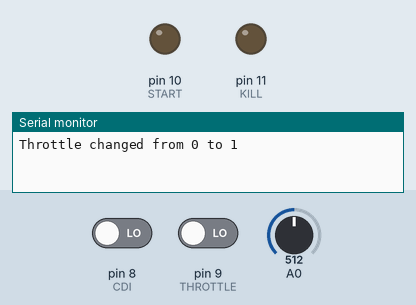
Recording of a sketch running on a simulated Arduino Uno, built with avr-gcc and run on an emulated ATmega328P. Parts: output pins drawn as LEDs (lit = HIGH), the last lines printed to the serial monitor. Dashed ring = blinking. Inputs (shaded band) come from the test bench; at power-on: A0 = 512, pin 8 (CDI) LOW, pin 9 (THROTTLE) LOW.

Above: at 1.2 s.
1.3 s: A0 set to 989
2.8 s: A0 set to 1016
At 3.09 s:
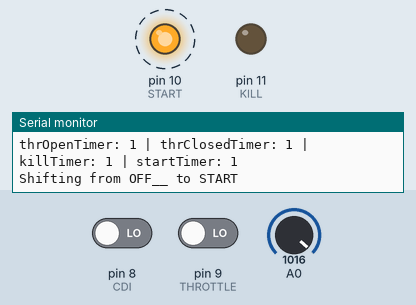
5.8 s: pin 8 (CDI) driven HIGH
At 6.3 s:
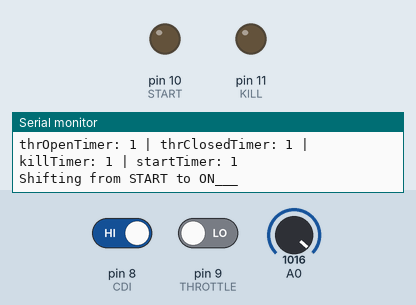
7.5 s: pin 9 (THROTTLE) driven HIGH
At 8.1 s:
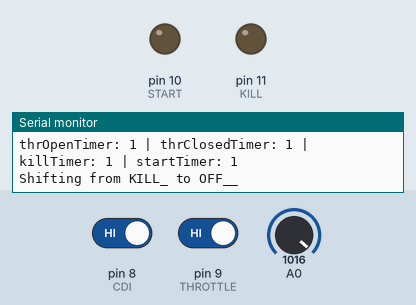
9.1 s: pin 8 (CDI) driven LOW and pin 9 (THROTTLE) driven LOW
At 9.42 s:
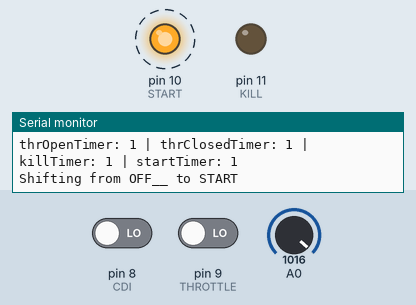
12.1 s: A0 set to 900
At 13.1 s:
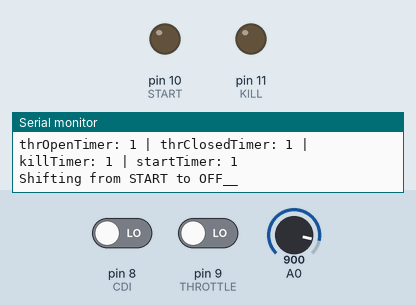
Timing chart, 0 to 14.6 s (numbered marks = the images above; inputs shaded):
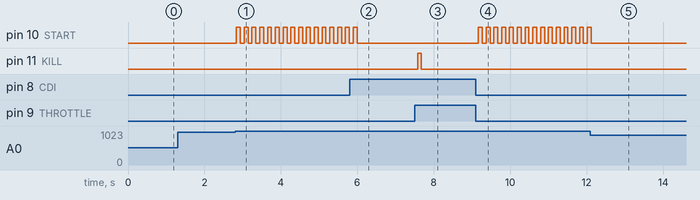

Measured:
- the behaviour switches between 1006 and 1007 on A0 (found by bisection; images 0 and 1)
- after the input at 1.3 s, every drawn part: stays the same
- after the input at 2.8 s, pin 10 (START): alternates HIGH for 0.10 s and LOW for 0.10 s, starting at once
- after the input at 5.8 s, pin 10 (START): goes on until 6.0 s, then stays LOW
- after the input at 7.5 s, pin 11 (KILL): LOW → HIGH after 0.08 s, → LOW 0.10 s later
- after the input at 9.1 s, pin 10 (START): alternates HIGH for 0.10 s and LOW for 0.10 s, starting after 0.07 s
- after the input at 12.1 s, pin 10 (START): goes on until 12.1 s, then stays LOW

The sketch:

start_stop1.ino
```cpp
#define START 10
#define KILL 11
#define THROTTLE 9
#define CDI 8
#define MAX_SPEED 120
#define SPEED_THRESHOLD 2
#define THROTTLE_OPEN_DURATION 20
#define THROTTLE_CLOSED_DURATION 40
#define START_DURATION 30
#define KILL_DURATION 10
#define START_STATE "START"
#define KILL_STATE "KILL_"
#define ON_STATE "ON___"
#define OFF_STATE "OFF__"

double raw2vel( int signal ) {
  return ( 1 - signal / 1024.0 ) * MAX_SPEED;
}

unsigned long timeElapsed( unsigned long start ) {
	return millis() - start;
}

void setup() {
  Serial.begin(9600);
  pinMode(START, OUTPUT);
  pinMode(KILL, OUTPUT);
  pinMode(THROTTLE, INPUT);
  pinMode(CDI, INPUT);
  pinMode(A0, INPUT);
  digitalWrite(START, LOW);
  digitalWrite(KILL, LOW);
}

unsigned long startTimer = 0;
unsigned long throttleTimer = 0;
unsigned long killTimer = 0;
unsigned long prevThrottleState = LOW;
char * prev_state = OFF_STATE;
char * state = OFF_STATE;

void loop() {

  delay(3);

  // long speed = raw2vel( analogRead(A0) );
  // long throttle = raw2vel( analogRead(A1) );
  double speed = raw2vel( analogRead(A0) );
  // double speed = analogRead(A0) ;
  int throttle = HIGH - digitalRead(THROTTLE);
  int cdi = digitalRead(CDI);
  // char * state;

  // Serial.print( "Speed: " );
  // Serial.print( speed );
  // Serial.print( " ; CDI: " );
  // Serial.print( cdi );
  // Serial.print( " ; Throttle: ");
  // Serial.println( throttle );

  // Update timers

  if ( prevThrottleState != throttle ) {  // reset throttle state

	  Serial.print("Throttle changed from ");
	  Serial.print( prevThrottleState );
	  Serial.print(" to ");
	  Serial.println( throttle );
	  prevThrottleState = throttle;
	  throttleTimer = millis();
  }

  // change state

  bool throttleOpenTimeElapsed = timeElapsed(throttleTimer) >= THROTTLE_OPEN_DURATION ;
  bool throttleClosedTimeElapsed = timeElapsed(throttleTimer) >= THROTTLE_CLOSED_DURATION ;
  bool startTimeElapsed = timeElapsed(startTimer) >= START_DURATION ;
  bool killTimeElapsed = timeElapsed(killTimer) >= KILL_DURATION ;

  if ( prev_state == OFF_STATE && speed < SPEED_THRESHOLD && throttle == HIGH && throttleOpenTimeElapsed ) {
	  state = START_STATE;
	  startTimer = millis();
  }

  else if ( prev_state == START_STATE && cdi == HIGH && startTimeElapsed ) {
	  state = ON_STATE;
  }

  else if ( prev_state == START_STATE && cdi == LOW && startTimeElapsed ) {
	  state = OFF_STATE;
  }

  else if ( prev_state == ON_STATE && speed < SPEED_THRESHOLD && throttle == LOW && throttleClosedTimeElapsed ) {
	  state = KILL_STATE;
	  killTimer = millis();
  }

  else if ( prev_state == KILL_STATE && killTimeElapsed ) {
	  state = OFF_STATE;
  }

  // execute state change

  if ( state == prev_state ) {
	  return;
  }

  Serial.print( "thrOpenTimer: " );
  Serial.print( throttleOpenTimeElapsed );
  Serial.print( " | thrClosedTimer: " );
  Serial.print( throttleClosedTimeElapsed );
  Serial.print( " | killTimer: " );
  Serial.print( killTimeElapsed );
  Serial.print( " | startTimer: " );
  Serial.println( startTimeElapsed );

  Serial.print("Shifting from ");
  Serial.print( prev_state );
  Serial.print( " to " );
  Serial.println( state );

  if ( state == OFF_STATE || state == ON_STATE ) {

	  digitalWrite( START, LOW );
	  digitalWrite( KILL, LOW );
  }

  else if ( state == START_STATE ) {
	  digitalWrite( START, HIGH );
	  digitalWrite( KILL, LOW );
  }

  else if ( state == KILL_STATE ) {
	  digitalWrite( START, LOW );
	  digitalWrite( KILL, HIGH );
  }

  prev_state = state;

  delay(3); // Delay a little bit to improve simulation performance
}
```

logic.c
```cpp
#define START 10
#define KILL 11
#define THROTTLE 9
#define CDI 8
#define MAX_SPEED 120
#define SPEED_THRESHOLD 2
#define THROTTLE_OPEN_DURATION 2000
#define THROTTLE_CLOSED_DURATION 4000
#define START_DURATION 3000
#define KILL_DURATION 1000
#define START_STATE "START"
#define KILL_STATE "KILL_"
#define ON_STATE "ON___"
#define OFF_STATE "OFF__"

double raw2vel( int signal ) {
  return ( 1 - signal / 1024.0 ) * MAX_SPEED;
}

unsigned long timeElapsed( unsigned long start ) {
	return millis() - start;
}

void setup() {
  Serial.begin(9600);
  pinMode(START, OUTPUT);
  pinMode(KILL, OUTPUT);
  pinMode(THROTTLE, INPUT);
  pinMode(CDI, INPUT);
  pinMode(A0, INPUT);
  digitalWrite(START, LOW);
  digitalWrite(KILL, LOW);
}

unsigned long startTimer = 0;
unsigned long throttleTimer = 0;
unsigned long killTimer = 0;
unsigned long prevThrottleState = LOW;
char * prev_state = OFF_STATE;
char * state = OFF_STATE;

void loop() {

  delay(3);

  // long speed = raw2vel( analogRead(A0) );
  // long throttle = raw2vel( analogRead(A1) );
  double speed = raw2vel( analogRead(A0) );
  // double speed = analogRead(A0) ;
  int throttle = HIGH - digitalRead(THROTTLE);
  int cdi = digitalRead(CDI);
  // char * state;

  // Serial.print( "Speed: " );
  // Serial.print( speed );
  // Serial.print( " ; CDI: " );
  // Serial.print( cdi );
  // Serial.print( " ; Throttle: ");
  // Serial.println( throttle );

  // Update timers

  if ( prevThrottleState != throttle ) {  // reset throttle state

	  Serial.print("Throttle changed from ");
	  Serial.print( prevThrottleState );
	  Serial.print(" to ");
	  Serial.println( throttle );
	  prevThrottleState = throttle;
	  throttleTimer = millis();
  }

  // change state

  bool throttleOpenTimeElapsed = timeElapsed(throttleTimer) >= THROTTLE_OPEN_DURATION ;
  bool throttleClosedTimeElapsed = timeElapsed(throttleTimer) >= THROTTLE_CLOSED_DURATION ;
  bool startTimeElapsed = timeElapsed(startTimer) >= START_DURATION ;
  bool killTimeElapsed = timeElapsed(killTimer) >= KILL_DURATION ;

  if ( prev_state == OFF_STATE && speed < SPEED_THRESHOLD && throttle == HIGH && throttleOpenTimeElapsed ) {
	  state = START_STATE;
	  startTimer = millis();
  }

  else if ( prev_state == START_STATE && cdi == HIGH && startTimeElapsed ) {
	  state = ON_STATE;
  }

  else if ( state == START_STATE && cdi == LOW && startTimeElapsed ) {
	  state = OFF_STATE;
  }

  else if ( prev_state == ON_STATE && speed < SPEED_THRESHOLD && throttle == LOW && throttleClosedTimeElapsed ) {
	  state = KILL_STATE;
	  killTimer = millis();
  }

  else if ( prev_state == KILL_STATE && killTimeElapsed ) {
	  state = OFF_STATE;
  }

  // execute state change

  if ( state == prev_state ) {
	  return;
  }

  Serial.print( "thrOpenTimer: " );
  Serial.print( throttleOpenTimeElapsed );
  Serial.print( " | thrClosedTimer: " );
  Serial.print( throttleClosedTimeElapsed );
  Serial.print( " | killTimer: " );
  Serial.print( killTimeElapsed );
  Serial.print( " | startTimer: " );
  Serial.println( startTimeElapsed );

  Serial.print("Shifting from ");
  Serial.print( prev_state );
  Serial.print( " to " );
  Serial.println( state );

  if ( state == OFF_STATE || state == ON_STATE ) {

	  digitalWrite( START, LOW );
	  digitalWrite( KILL, LOW );
  }

  else if ( state == START_STATE ) {
	  digitalWrite( START, HIGH );
	  digitalWrite( KILL, LOW );
  }

  else if ( state == KILL_STATE ) {
	  digitalWrite( START, LOW );
	  digitalWrite( KILL, HIGH );
  }

  prev_state = state;

  delay(3); // Delay a little bit to improve simulation performance
}
```

logic_v2.c
```cpp
#define REVIVE 10
#define KILL 11
#define THROTTLE 9
#define CDI 8
#define MAX_SPEED 120
#define SPEED_THRESHOLD 2
#define THROTTLE_OPEN_DURATION 2000
#define THROTTLE_CLOSED_DURATION 4000
#define REVIVE_DURATION 3000
#define KILL_DURATION 1000
#define REVIVE_STATE "REVV"
#define KILL_STATE "KILL_"
#define ON_STATE "ON__"
#define OFF_STATE "OFF_"

double raw2vel( int signal ) {
  return ( 1 - signal / 1024.0 ) * MAX_SPEED;
}

unsigned long timeElapsed( unsigned long start ) {
	return millis() - start;
}

void setup() {
  Serial.begin(9600);

  pinMode(REVIVE, OUTPUT);
  pinMode(KILL, OUTPUT);

  pinMode(THROTTLE, INPUT);
  pinMode(CDI, INPUT);
  pinMode(A0, INPUT);

  digitalWrite(REVIVE, LOW);
  digitalWrite(KILL, LOW);
}

unsigned long startTimer = 0;
unsigned long throttleTimer = 0;
unsigned long killTimer = 0;
unsigned long prevThrottleState = LOW;
char * prev_state = OFF_STATE;
char * state = OFF_STATE;

void loop() {

  delay(3);

  // long speed = raw2vel( analogRead(A0) );
  // long throttle = raw2vel( analogRead(A1) );
  double speed = raw2vel( analogRead(A0) );
  // double speed = analogRead(A0) ;
  int throttle = HIGH - digitalRead(THROTTLE);
  int cdi = digitalRead(CDI);
  // char * state;

  // Serial.print( "Speed: " );
  // Serial.print( speed );
  // Serial.print( " ; CDI: " );
  // Serial.print( cdi );
  // Serial.print( " ; Throttle: ");
  // Serial.println( throttle );

  // Update timers

  if ( prevThrottleState != throttle ) {  // reset throttle state

	  Serial.print("Throttle changed from ");
	  Serial.print( prevThrottleState );
	  Serial.print(" to ");
	  Serial.println( throttle );
	  prevThrottleState = throttle;
	  throttleTimer = millis();
  }

  // change state

  bool throttleOpenTimeElapsed = timeElapsed(throttleTimer) >= THROTTLE_OPEN_DURATION ;
  bool throttleClosedTimeElapsed = timeElapsed(throttleTimer) >= THROTTLE_CLOSED_DURATION ;
  bool startTimeElapsed = timeElapsed(startTimer) >= REVIVE_DURATION ;
  bool killTimeElapsed = timeElapsed(killTimer) >= KILL_DURATION ;

  if ( prev_state == OFF_STATE && speed < SPEED_THRESHOLD && throttle == HIGH && throttleOpenTimeElapsed ) {
	  state = REVIVE_STATE;
	  startTimer = millis();
  }

  else if ( prev_state == REVIVE_STATE && cdi == HIGH && startTimeElapsed ) {
	  state = ON_STATE;
  }

  else if ( prev_state == REVIVE_STATE && cdi == LOW && startTimeElapsed ) {
	  state = OFF_STATE;
  }

  else if ( prev_state == ON_STATE && speed < SPEED_THRESHOLD && throttle == LOW && throttleClosedTimeElapsed ) {
	  state = KILL_STATE;
	  killTimer = millis();
  }

  else if ( prev_state == KILL_STATE && killTimeElapsed ) {
	  state = OFF_STATE;
  }

  // execute state change

  if ( state == prev_state ) {
	  return;
  }

  Serial.print( "thrOpenTimer: " );
  Serial.print( throttleOpenTimeElapsed );
  Serial.print( " | thrClosedTimer: " );
  Serial.print( throttleClosedTimeElapsed );
  Serial.print( " | killTimer: " );
  Serial.print( killTimeElapsed );
  Serial.print( " | startTimer: " );
  Serial.println( startTimeElapsed );

  Serial.print("Shifting from ");
  Serial.print( prev_state );
  Serial.print( " to " );
  Serial.println( state );

  if ( state == OFF_STATE || state == ON_STATE ) {

	  digitalWrite( REVIVE, LOW );
	  digitalWrite( KILL, LOW );
  }

  else if ( state == REVIVE_STATE ) {
	  digitalWrite( REVIVE, HIGH );
	  digitalWrite( KILL, LOW );
  }

  else if ( state == KILL_STATE ) {
	  digitalWrite( REVIVE, LOW );
	  digitalWrite( KILL, HIGH );
  }

  prev_state = state;

  delay(3); // Delay a little bit to improve simulation performance
}
```
